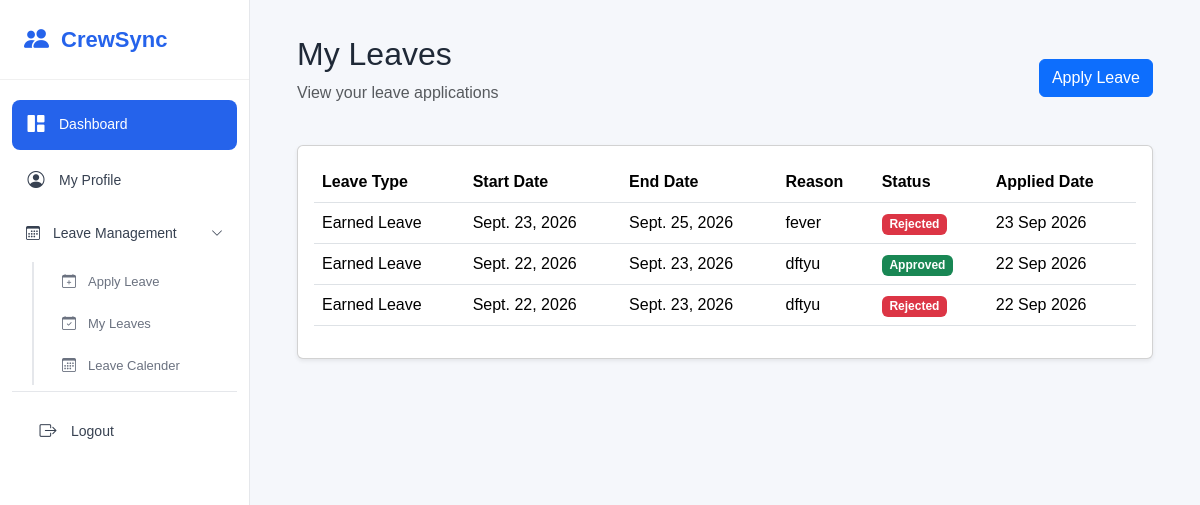
Screenshot of /employee/my_leaves/ (signed in) with the database file from the repository.
### hr/models.py (models this page shows, shortened)
class Leave(models.Model):
    LEAVE_TYPES = [
        ("EL", "Earned Leave"),
        ("SL", "Sick Leave"),
    ]
    STATUS_CHOICES = [
        ("Pending", "Pending"),
        ("Approved", "Approved"),
        ("Rejected", "Rejected"),
    ]
    employee = models.ForeignKey(
        Employee,
        on_delete=models.CASCADE,
        related_name="leaves"
    )
    leave_type = models.CharField(
        max_length=10,
        choices=LEAVE_TYPES
    )
    start_date = models.DateField()
    end_date = models.DateField()
    reason = models.TextField()
    status = models.CharField(
        max_length=20,
        choices=STATUS_CHOICES,
        default="Pending"
    )
    applied_date = models.DateTimeField(
        auto_now_add=True
    )

### employee/views.py (the view)
# urls.py: path("my_leaves/",views.my_leaves,name="my_leaves"),
@login_required
def my_leaves(request):
    employee = request.user.employee
    leaves = Leave.objects.filter(
        employee=employee
    ).order_by("-applied_date")
    return render(
        request,
        "my_leaves.html",
        {
            "leaves": leaves,
            "is_employee": True,
        }
    )

### templates/my_leaves.html (shortened to what this page needs)
{% extends "base.html" %}
{% block content %}
<div class="container-fluid">
   <div class="d-flex justify-content-between align-items-center mb-4">
       <div>
           <h2>My Leaves</h2>
           <p class="text-muted">
               View your leave applications
           </p>
       </div>
       <a
           href="{% url 'apply_leave' %}"
           class="btn btn-primary"
       >
           Apply Leave
       </a>
   </div>
   <div class="card shadow-sm">
       <div class="card-body">
           {% if leaves %}
               <div class="table-responsive">
                   <table class="table table-hover">
                       <thead>
                           <tr>
                               <th>Leave Type</th>
                               <th>Start Date</th>
                               <th>End Date</th>
                               <th>Reason</th>
                               <th>Status</th>
                               <th>Applied Date</th>
                           </tr>
                       </thead>
                       <tbody>
                           {% for leave in leaves %}
                               <tr>
                                   <td>
                                       {{ leave.get_leave_type_display }}
                                   </td>
                                   <td>
                                       {{ leave.start_date }}
                                   </td>
                                   <td>
                                       {{ leave.end_date }}
                                   </td>
                                   <td>
                                       {{ leave.reason }}
                                   </td>
                                   <td>
                                       {% if leave.status == "Approved" %}
                                           <span class="badge bg-success">
                                               Approved
                                           </span>
                                       {% elif leave.status == "Rejected" %}
                                           <span class="badge bg-danger">
                                               Rejected
                                           </span>
                                       {% else %}
                                           <span class="badge bg-warning text-dark">
                                               Pending
                                           </span>
                                       {% endif %}
                                   </td>
                                   <td>
                                       {{ leave.applied_date|date:"d M Y" }}
                                   </td>
                               </tr>
                           {% endfor %}
                       </tbody>
                   </table>
               </div>
           {% endif %}
       </div>
   </div>
</div>
{% endblock %}

### static/css/sidebar.css (style rules this page uses)
* { margin: 0; padding: 0; box-sizing: border-box; }
body { font-family: Arial, sans-serif; background-color: #f5f7fb; color: #1f2937; }

### rows the page displays
Leave: leave_type "Earned Leave", start_date "Sept. 23, 2026", end_date "Sept. 25, 2026", reason "fever", status "Rejected", applied_date "23 Sep 2026"
Leave: leave_type "Earned Leave", start_date "Sept. 22, 2026", end_date "Sept. 23, 2026", reason "dftyu", status "Approved", applied_date "22 Sep 2026"
Leave: leave_type "Earned Leave", start_date "Sept. 22, 2026", end_date "Sept. 23, 2026", reason "dftyu", status "Rejected", applied_date "22 Sep 2026"
